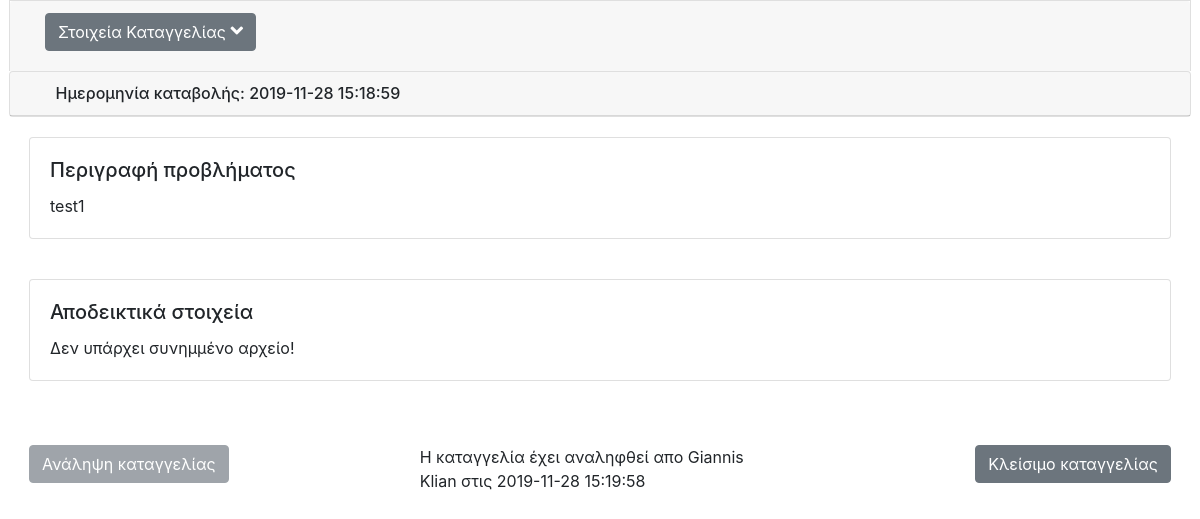
/employee/complaint_box.php?complaint_GET_ID=1 (signed in), run on the app's committed database.
### tables this page shows
CREATE TABLE `complaint` (
  `id` int(11) NOT NULL,
  `complainant_name` varchar(50) NOT NULL,
  `email` varchar(20) NOT NULL,
  `phonenumber` varchar(50) NOT NULL,
  `company_name` varchar(100) NOT NULL,
  `company_adress` varchar(50) NOT NULL,
  `company_phone` varchar(50) NOT NULL,
  `company_taxid` varchar(50) NOT NULL,
  `description` varchar(5000) NOT NULL,
  `subdate` datetime NOT NULL,
  `status` int(11) NOT NULL
);

CREATE TABLE `govrn_emp` (
  `id` int(11) NOT NULL,
  `username` varchar(50) NOT NULL,
  `password` varchar(50) NOT NULL,
  `email` varchar(50) NOT NULL,
  `name` varchar(50) NOT NULL
);

CREATE TABLE `employee_complaint` (
  `employee_id` int(11) NOT NULL,
  `complaint_id` int(11) NOT NULL,
  `datetime` datetime NOT NULL
);

### employee/complaint_information.php (called while the page is built, shortened)
<?php
	include ("../connect.php");
	$result = mysqli_query($connection, "SELECT * FROM complaint WHERE id = '".$_SESSION['complaintID']."'");
	$row = mysqli_fetch_array($result);
		if (!(strcmp($row['description'],"empty")==0)) {
		    $comment = $row['description'];
		}
		else{
			$comment = "Χωρίς περιγραφή!";
		}
		$date_added = $row['subdate'];
?>

### employee/complaint_box.php (the view, shortened to what this page needs)
<?php
  if (isset($_GET["complaint_GET_ID"])) {
    $complaintID = $_SESSION['complaintID'];
  }
  else{
    $complaintID = $_POST['complaintID'];
    $_SESSION['complaintID'] = $complaintID;
  }
  include("complaint_information.php");
?>
<HTML>
<head>
	<link rel="stylesheet" href="https://stackpath.bootstrapcdn.com/bootstrap/4.3.1/css/bootstrap.min.css">
  <link rel="stylesheet" href="https://use.fontawesome.com/releases/v5.7.0/css/all.css">
</head>
<body>
  <div style="padding-left:0.75%; padding-right:0.75%;">
  <div class="accordion" id="accordionExample">
  <div class="card">
    <div class="card-header" id="headingOne">
      <h2 class="col-sm">
        <button class="btn btn-secondary" type="button" data-toggle="collapse" data-target="#collapseOne" aria-expanded="false" aria-controls="collapseOne">
          Στοιχεία Καταγγελίας <i class="fa fa-angle-down" style="font-size:20px"></i>
        </button>
      </h2>
    </div>
    </div>
  </div>
  <div class="card">
    <div class="card-header" id="headingTwo">
      <h6 class="mb-0">&nbsp;&nbsp;&nbsp;&nbsp;&nbsp;&nbsp;<?php echo "Ημερομηνία καταβολής: ".$date_added; ?></h6>
    </div>
  </div>
  <div class="card-body">
    <div class="row">
      <div class="col-sm-12">
        <div class="card">
            <div class="card-body">
                <h5 class="card-title">Περιγραφή προβλήματος</h5>
                <p class="card-text"> <?php echo $comment; ?></p>
              </div>
            </div>
          </div>
        </div>
    </div>
    <div class="card-body">
    <div class="row">
      <div class="col-sm-12">
        <div class="card">
            <div class="card-body">
                <h5 class="card-title">Αποδεικτικά στοιχεία</h5>
                <?php
                $query = 'SELECT * FROM file
                      WHERE complaint_id = '.$complaintID;
                      $result_of_query = mysqli_query($connection,$query);
                      $file = mysqli_fetch_array($result_of_query);
                      if (mysqli_num_rows($result_of_query)==0) {
                        echo '<p class="card-text"> Δεν υπάρχει συνημμένο αρχείο!</p>';
                      }
                      else{
                        echo '<p class="card-text"><a target="_blank" href="../uploads/'.$file['name'].'">Πατήστε εδώ για να δείτε το αρχείο!</a></p>';
                      }
                ?>
              </div>
            </div>
          </div>
        </div>
    </div><br>
<div class="card-body">
    <div class="row">
      <div class="col-sm-4">
    <?php
      if(isset($_SESSION['id'])){
      $total_pages_sql = "SELECT COUNT(*) FROM complaint WHERE status = 1 AND id = '".$complaintID."'";
      $result = mysqli_query($connection,$total_pages_sql);
      $total_rows = mysqli_fetch_array($result)[0];
      if ($total_rows == 0) {
        echo '
         <form action="assign_complaint_to_employee.php" method="post">
          <input type="submit" name="Ανάληψη καταγγελίας" value="Ανάληψη καταγγελίας" class="btn btn-secondary" />
        </form>
              ';
       }
       else{
        $query = "SELECT govrn_emp.name ,employee_complaint.datetime
                      FROM employee_complaint,complaint,govrn_emp
                      WHERE employee_complaint.employee_id = govrn_emp.id
                      AND ".$complaintID." = employee_complaint.complaint_id";
        $result_of_query = mysqli_query($connection,$query);
        $row_employee = mysqli_fetch_array($result_of_query);
        echo '
          <form action="" method="">
            <input type="submit" name="Ανάληψη καταγγελίας" value="Ανάληψη καταγγελίας" class="btn btn-secondary" disabled/>
          </form>
              ';
      ?>
    </div>
      <div class="col-sm-4">
      <?php
         echo "Η καταγγελία έχει αναληφθεί απο ".$row_employee['name']." στις ".$row_employee['datetime'];
       }
       ?>
        </div>
        <div class="col-sm-4" style="text-align: right;">
        <?php
       $query_close_button = "SELECT * FROM `employee_complaint` WHERE `employee_id` = '".$_SESSION['id']."' AND `complaint_id` = '".$complaintID."'";
        $result = mysqli_query($connection,$query_close_button);
        $total= mysqli_fetch_array($result)[0];
        if ($total == 0) {
        }
        else {
          echo '
          <form action="" method="">
            <input type="submit" name="Ανάληψη καταγγελίας" value="Κλείσιμο καταγγελίας" class="btn btn-secondary">
          </form>
              ';
        }
     }
      ?>
    </div></div></div>
</div>
</body>
</HTML>

### data on the page
complaint: subdate "2019-11-28 15:18:59", description "test1"
govrn_emp: name "Giannis Klian"
employee_complaint: datetime "2019-11-28 15:19:58"
